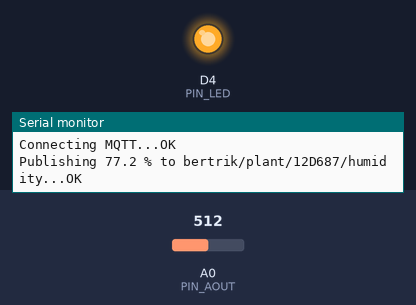
Simulated run of this sketch. Board: ESP8266 (Wemos D1 mini). On the bench: output pins drawn as LEDs (lit = HIGH), the last lines printed to the serial monitor. Inputs (shaded band) come from the test bench; at power-on: A0 (PIN_AOUT) = 512. WiFi joins after 1.5 s; servers stay silent unless stated; no MQTT or app messages arrive unless stated; pins used as bus, display or sensor lines are not drawn.

Above: at 16.5 s.
16.6 s: A0 (PIN_AOUT) set to 484
At 21.4 s:
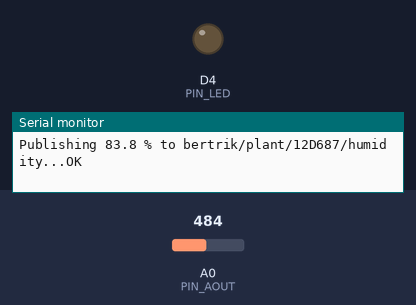
30.4 s: A0 (PIN_AOUT) set to 511
At 40.3 s:
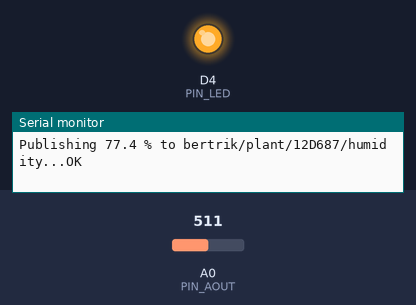
Timing chart, 0 to 41.8 s (numbered marks = the images above; inputs shaded):
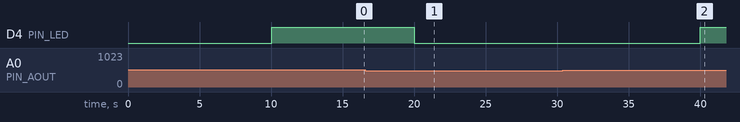

The sketch:

SoilHumiditySensor.ino
```cpp
#include <stdio.h>

#include <ESP8266WiFi.h>
#include <WiFiManager.h>
#include <PubSubClient.h>

#define PIN_LED     D4
#define PIN_GND     D5
#define PIN_VCC     D0
#define PIN_AOUT    A0

#define MQTT_HOST   "stofradar.nl"
#define MQTT_PORT   1883

// MQTT scheme: prefix/type/id/property
// property 'status' can indicate 'online' or 'offline'
#define MQTT_TOPIC  "bertrik/plant/%s/%s"

#define LOG_PERIOD 10000

static char esp_id[16];
static WiFiManager wifiManager;
static WiFiClient espClient;
static PubSubClient mqttClient(espClient);
static char statustopic[64];
static char valuetopic[64];

static bool mqtt_send(const char *statustopic, const char *topic, const char *value, bool retained)
{
    bool result = false;
    if (!mqttClient.connected()) {
        Serial.print("Connecting MQTT...");
        mqttClient.setServer(MQTT_HOST, MQTT_PORT);
        result = mqttClient.connect(esp_id, statustopic, 0, retained, "offline");
        if (result) {
            result = mqttClient.publish(statustopic, "online", retained);
        }
        Serial.println(result ? "OK" : "FAIL");
    }
    if (mqttClient.connected()) {
        Serial.print("Publishing ");
        Serial.print(value);
        Serial.print(" to ");
        Serial.print(topic);
        Serial.print("...");
        result = mqttClient.publish(topic, value, retained);
        Serial.println(result ? "OK" : "FAIL");
    }
    return result;
}

void setup(void)
{
    Serial.begin(115200);

    // LED on
    pinMode(PIN_LED, OUTPUT);
    digitalWrite(PIN_LED, 0);

    // configure sensor pins
    pinMode(PIN_GND, OUTPUT);
    digitalWrite(PIN_GND, 0);
    pinMode(PIN_VCC, OUTPUT);
    digitalWrite(PIN_VCC, 1);
    pinMode(PIN_AOUT, INPUT);

    // get ESP id
    sprintf(esp_id, "%06X", ESP.getChipId());
    Serial.print("ESP ID: ");
    Serial.println(esp_id);

    WiFi.persistent(false);
    WiFi.mode(WIFI_OFF);
    WiFi.mode(WIFI_STA);

    wifiManager.setConfigPortalTimeout(120);
    wifiManager.autoConnect("ESP-PLANT");

    snprintf(statustopic, sizeof(statustopic), MQTT_TOPIC, esp_id, "status");
    snprintf(valuetopic, sizeof(valuetopic), MQTT_TOPIC, esp_id, "humidity");
}


void loop(void)
{
    static unsigned long last_sent = 0;

    unsigned long ms = millis();
    if ((ms - last_sent) > LOG_PERIOD) {
        last_sent = ms;

        // https://www.domoticz.com/forum/viewtopic.php?t=24116
        float humidity = (840 - analogRead(PIN_AOUT)) / 425.0 * 100.0;

        // send over MQTT
        char value[16];
        snprintf(value, sizeof(value), "%.1f %%", humidity);
        if (!mqtt_send(statustopic, valuetopic, value, true)) {
            Serial.println("Restarting ESP...");
            ESP.restart();
        }

        // too dry/humid?
        if ((humidity < 20) || (humidity > 80)) {
            digitalWrite(PIN_LED, 0);
        } else {
            digitalWrite(PIN_LED, 1);
        }
    }

    mqttClient.loop();
}
```

Measured:
- the behaviour switches between 500 and 499 on A0 (PIN_AOUT) (found by bisection; images 0 and 1)
- after the input at 16.6 s, D4 (PIN_LED): HIGH → LOW after 3.4 s
- after the input at 30.4 s, D4 (PIN_LED): LOW → HIGH after 9.6 s
